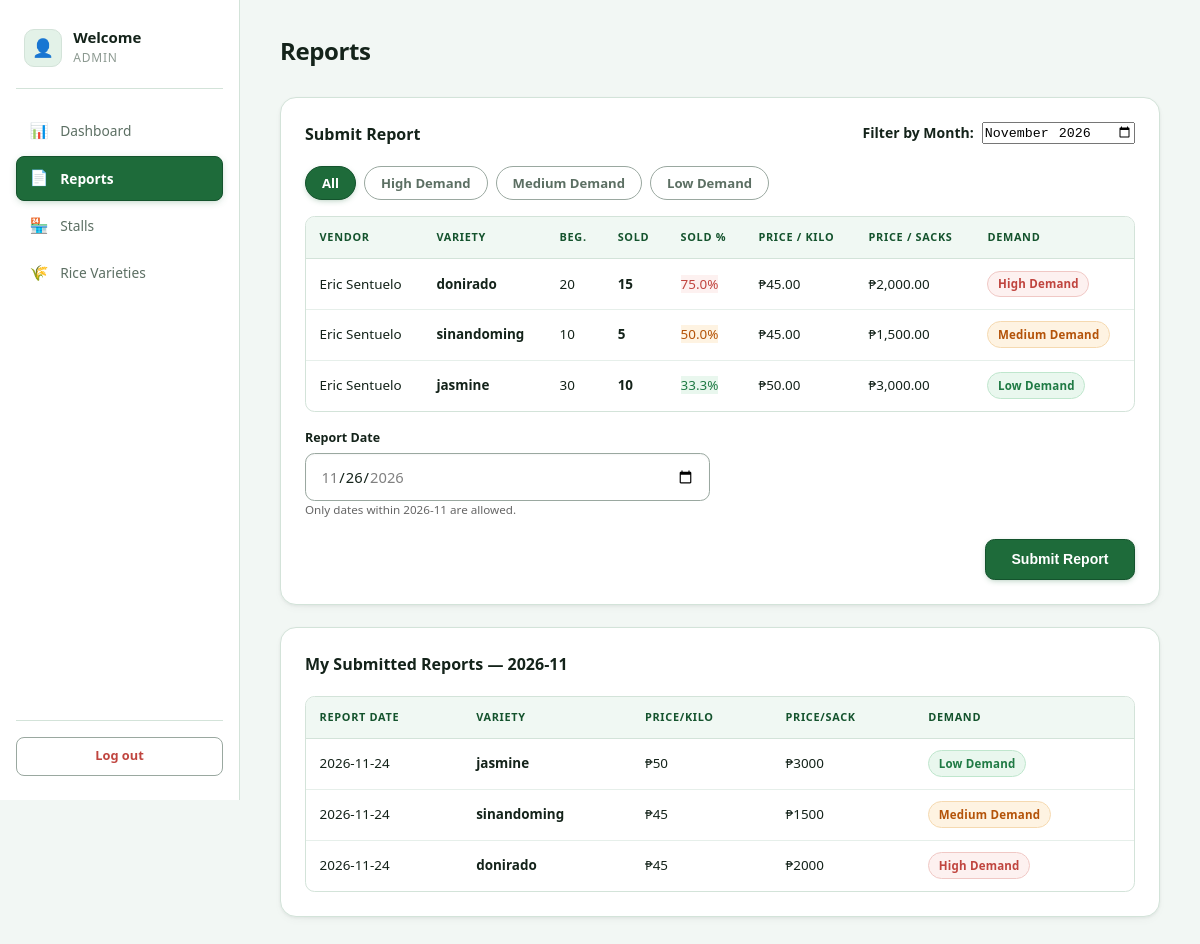
/rice_demand/admin/reports.php (signed in), run on the app's committed database.
### tables this page shows
CREATE TABLE `tb_weekly` (
  `stall_id` int(11) DEFAULT NULL,
  `weekly_id` int(11) NOT NULL,
  `vendors_id` int(11) NOT NULL,
  `variety` varchar(255) NOT NULL,
  `beginning_stock` varchar(255) NOT NULL,
  `remaining_stock` varchar(255) NOT NULL,
  `quantity_sold` varchar(255) NOT NULL,
  `week_start` varchar(255) NOT NULL,
  `week_end` varchar(255) NOT NULL,
  `demand_level` enum('High Demand','Medium Demand','Low Demand') NOT NULL DEFAULT 'Medium Demand'
);

CREATE TABLE `tb_rice` (
  `rice_id` int(11) NOT NULL,
  `vendors_id` int(11) NOT NULL,
  `variety` varchar(255) NOT NULL,
  `quantity` int(11) NOT NULL,
  `price_kilo` varchar(255) NOT NULL,
  `price_sacks` varchar(255) NOT NULL,
  `date_added` datetime NOT NULL DEFAULT current_timestamp()
);

CREATE TABLE `tb_admin_reports` (
  `report_id` int(11) NOT NULL,
  `variety` varchar(255) NOT NULL,
  `price_kilo` varchar(255) NOT NULL,
  `price_sacks` varchar(255) NOT NULL,
  `demand_level` enum('High Demand','Medium Demand','Low Demand') NOT NULL,
  `report_date` date NOT NULL
);

### rice_demand/admin/reports.php (the view, shortened to what this page needs)
<?php
include_once "../conn.php";
$selectedMonth = trim($_GET['month'] ?? ($_POST['month'] ?? ''));
if ($selectedMonth === '' || !preg_match('/^\d{4}-\d{2}$/', $selectedMonth)) {
    $selectedMonth = date('Y-m');
}
$monthStart = $selectedMonth . '-01';
$monthEnd   = date('Y-m-t', strtotime($monthStart));
$today      = date('Y-m-d');
$defaultReportDate = ($today >= $monthStart && $today <= $monthEnd) ? $today : $monthStart;
$stmt = $conn->prepare("
    SELECT
    w.weekly_id,
    w.week_start,
    w.week_end,
    w.demand_level,
    w.variety,
    w.vendors_id,
    w.beginning_stock,
    w.quantity_sold,
    COALESCE(s.stall_name, CONCAT(v.f_name, ' ', v.l_name), 'Unknown Vendor') AS vendor_name,
    r.price_kilo,
    r.price_sacks
    FROM tb_weekly w
    LEFT JOIN tb_stall s ON w.stall_id = s.stall_id
    LEFT JOIN tb_vendors v ON w.vendors_id = v.vendors_id
    LEFT JOIN tb_rice  r ON r.vendors_id = w.vendors_id AND r.variety = w.variety
    WHERE DATE_FORMAT(w.week_start, '%Y-%m') = :m
    ORDER BY w.weekly_id DESC
");
$stmt->execute([':m' => $selectedMonth]);
$vendorReports = $stmt->fetchAll(PDO::FETCH_ASSOC);
usort($vendorReports, function ($a, $b) {
    $begA = (float)($a['beginning_stock'] ?? 0);
    $begB = (float)($b['beginning_stock'] ?? 0);
    $pctA = $begA > 0 ? ((float)$a['quantity_sold'] / $begA) : 0;
    $pctB = $begB > 0 ? ((float)$b['quantity_sold'] / $begB) : 0;
    if (abs($pctA - $pctB) < 0.0000001) {
        return (int)($b['weekly_id'] ?? 0) - (int)($a['weekly_id'] ?? 0);
    }
    return ($pctA < $pctB) ? 1 : -1;
});
$stmt = $conn->prepare("
    SELECT * FROM tb_admin_reports
    WHERE DATE_FORMAT(report_date, '%Y-%m') = :m
    ORDER BY report_date DESC, report_id DESC
");
$stmt->execute([':m' => $selectedMonth]);
$myAdminReports = $stmt->fetchAll(PDO::FETCH_ASSOC);
function demand_badge_class(?string $dl): string {
    $dl = trim((string)$dl);
    if ($dl === 'High Demand')   return 'badge-high';
    if ($dl === 'Low Demand')    return 'badge-low';
    return 'badge-medium';
}
?>
<!DOCTYPE html>
<html lang="en">
<head>
    <link rel="stylesheet" href="../css/style.css">
</head>
<body class="admin-body">
    <div class="admin-layout">
        <aside class="sidebar">
            <div class="brand">
                <div class="brand-mark">👤</div>
                <div class="brand-text"><h2>Welcome</h2><span>Admin</span></div>
            </div>
            <nav class="nav">
                <a href="../admin/dashboard.php" class="nav-item">
                    <span class="nav-icon">📊</span><span>Dashboard</span>
                </a>
                <a href="../admin/reports.php" class="nav-item active">
                    <span class="nav-icon">📄</span><span>Reports</span>
                </a>
                <a href="../admin/stall.php" class="nav-item">
                    <span class="nav-icon">🏪</span><span>Stalls</span>
                </a>
                <a href="../admin/rice.php" class="nav-item">
                    <span class="nav-icon">🌾</span><span>Rice Varieties</span>
                </a>
            </nav>
            <div class="sidebar-footer">
                <a href="../logout.php" class="logout-btn"><span>Log out</span></a>
            </div>
        </aside>
        <main class="main">
            <header class="page-head">
                <div><h1>Reports</h1></div>
            </header>
            <section class="panel">
                <div class="panel-head">
                    <div><h2>Submit Report</h2></div>
                    <form method="GET" action="reports.php" class="month-form" style="display:flex;align-items:center;gap:8px;">
                        <label for="monthPicker" style="font-weight:600;">Filter by Month:</label>
                        <input type="month" id="monthPicker" name="month"
                               value="<?= htmlspecialchars($selectedMonth) ?>"
                               onchange="this.form.submit()">
                    </form>
                </div>
                <div class="filter-bar" id="filterBar">
                    <button type="button" class="filter-btn active" data-filter="All">All</button>
                    <button type="button" class="filter-btn" data-filter="High Demand">High Demand</button>
                    <button type="button" class="filter-btn" data-filter="Medium Demand">Medium Demand</button>
                    <button type="button" class="filter-btn" data-filter="Low Demand">Low Demand</button>
                </div>
                <div class="table-wrap">
                    <table class="data-table" id="vendorReportsTable">
                        <thead>
                            <tr>
                                <th>Vendor</th>
                                <th>Variety</th>
                                <th>Beg.</th>
                                <th>Sold</th>
                                <th>Sold %</th>
                                <th>Price / Kilo</th>
                                <th>Price / Sacks</th>
                                <th>Demand</th>
                            </tr>
                        </thead>
                        <tbody>
                            <?php if (count($vendorReports) === 0): ?>
                                <tr><td colspan="8" style="text-align:center;">No vendor reports for <?= htmlspecialchars($selectedMonth) ?>.</td></tr>
                            <?php else: ?>
                                <?php foreach ($vendorReports as $r): ?>
                                    <?php
                                        $dl = trim((string)($r['demand_level'] ?? ''));
                                        if ($dl === 'High Demand')       $cat = 'High Demand';
                                        elseif ($dl === 'Low Demand')    $cat = 'Low Demand';
                                        elseif ($dl === 'Medium Demand') $cat = 'Medium Demand';
                                        else                             $cat = 'Medium Demand';
                                        $beg  = (float)($r['beginning_stock'] ?? 0);
                                        $sold = (float)($r['quantity_sold'] ?? 0);
                                        $pct  = $beg > 0 ? ($sold / $beg) : 0;
                                        $pctLabel = number_format($pct * 100, 1) . '%';
                                    ?>
                                    <tr data-demand="<?= htmlspecialchars($cat) ?>">
                                        <td><?= htmlspecialchars($r['vendor_name'] ?? '—') ?></td>
                                        <td><strong><?= htmlspecialchars($r['variety'] ?? '—') ?></strong></td>
                                        <td><?= (int)$beg ?></td>
                                        <td><strong><?= (int)$sold ?></strong></td>
                                        <td>
                                            <span class="pct-tag <?= demand_badge_class($cat) ?>">
                                                <?= htmlspecialchars($pctLabel) ?>
                                            </span>
                                        </td>
                                        <td>₱<?= number_format((float)($r['price_kilo'] ?? 0), 2) ?></td>
                                        <td>₱<?= number_format((float)($r['price_sacks'] ?? 0), 2) ?></td>
                                        <td>
                                            <span class="badge <?= demand_badge_class($cat) ?>">
                                                <?= htmlspecialchars($cat) ?>
                                            </span>
                                        </td>
                                    </tr>
                                <?php endforeach; ?>
                            <?php endif; ?>
                        </tbody>
                    </table>
                </div>
                <form method="POST" action="reports.php" id="reportForm" class="form-grid" style="margin-top:16px;">
                    <div class="field">
                        <label>Report Date</label>
                        <input type="date" name="report_date"
                               min="<?= htmlspecialchars($monthStart) ?>"
                               max="<?= htmlspecialchars($monthEnd) ?>"
                               value="<?= htmlspecialchars($defaultReportDate) ?>"
                               required>
                        <small style="color:#666;">Only dates within <?= htmlspecialchars($selectedMonth) ?> are allowed.</small>
                    </div>
                    <div class="form-actions">
                        <button type="submit" name="submit_report" class="btn-primary">Submit Report</button>
                    </div>
                </form>
            </section>
            <section class="panel">
                <div class="panel-head">
                    <div><h2>My Submitted Reports — <?= htmlspecialchars($selectedMonth) ?></h2></div>
                </div>
                <?php if (count($myAdminReports) === 0): ?>
                    <div class="empty-state">
                        <div class="empty-icon">📭</div>
                        <p>No reports submitted for <?= htmlspecialchars($selectedMonth) ?>.</p>
                    </div>
                <?php else: ?>
                    <div class="table-wrap">
                        <table class="data-table">
                            <thead>
                                <tr>
                                    <th>Report Date</th>
                                    <th>Variety</th>
                                    <th>Price/Kilo</th>
                                    <th>Price/Sack</th>
                                    <th>Demand</th>
                                </tr>
                            </thead>
                            <tbody>
                                <?php foreach ($myAdminReports as $r): ?>
                                    <tr>
                                        <td><?= htmlspecialchars($r['report_date']) ?></td>
                                        <td><strong><?= htmlspecialchars($r['variety']) ?></strong></td>
                                        <td>₱<?= htmlspecialchars($r['price_kilo']) ?></td>
                                        <td>₱<?= htmlspecialchars($r['price_sacks']) ?></td>
                                        <td>
                                            <span class="badge <?= demand_badge_class($r['demand_level'] ?? '') ?>">
                                                <?= htmlspecialchars($r['demand_level'] ?? '—') ?>
                                            </span>
                                        </td>
                                    </tr>
                                <?php endforeach; ?>
                            </tbody>
                        </table>
                    </div>
                <?php endif; ?>
            </section>
        </main>
    </div>
</body>
</html>

### data on the page
tb_weekly: vendor_name "Eric Sentuelo", variety "donirado", beginning_stock "20", quantity_sold "15", pctLabel "75.0%", tb_rice.price_kilo "45.00", tb_rice.price_sacks "2,000.00", demand_level "High Demand"
tb_weekly: vendor_name "Eric Sentuelo", variety "sinandoming", beginning_stock "10", quantity_sold "5", pctLabel "50.0%", tb_rice.price_kilo "45.00", tb_rice.price_sacks "1,500.00", demand_level "Medium Demand"
tb_weekly: vendor_name "Eric Sentuelo", variety "jasmine", beginning_stock "30", quantity_sold "10", pctLabel "33.3%", tb_rice.price_kilo "50.00", tb_rice.price_sacks "3,000.00", demand_level "Low Demand"
tb_admin_reports: report_date "2026-11-24", variety "jasmine", price_kilo "50", price_sacks "3000", demand_level "Low Demand"
tb_admin_reports: report_date "2026-11-24", variety "sinandoming", price_kilo "45", price_sacks "1500", demand_level "Medium Demand"
tb_admin_reports: report_date "2026-11-24", variety "donirado", price_kilo "45", price_sacks "2000", demand_level "High Demand"

### other printed values
$selectedMonth "2026-11"
